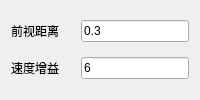
                   <widget class="QWidget" name="Purepursuit_2">
                    <attribute name="title">
                     <string>纯跟踪</string>
                    </attribute>
                    <layout class="QGridLayout" name="gridLayout_10" columnstretch="1,0">
                     <item row="1" column="1">
                      <widget class="QLineEdit" name="ql_PP_LD_2">
                       <property name="text">
                        <string>0.3</string>
                       </property>
                      </widget>
                     </item>
                     <item row="2" column="1">
                      <widget class="QLineEdit" name="ql_PP_SG_2">
                       <property name="text">
                        <string>6</string>
                       </property>
                      </widget>
                     </item>
                     <item row="2" column="0">
                      <widget class="QLabel" name="ql_SG_2">
                       <property name="text">
                        <string>速度增益</string>
                       </property>
                      </widget>
                     </item>
                     <item row="1" column="0">
                      <widget class="QLabel" name="ql_LD_2">
                       <property name="text">
                        <string>前视距离</string>
                       </property>
                      </widget>
                     </item>
                    </layout>
                   </widget>
